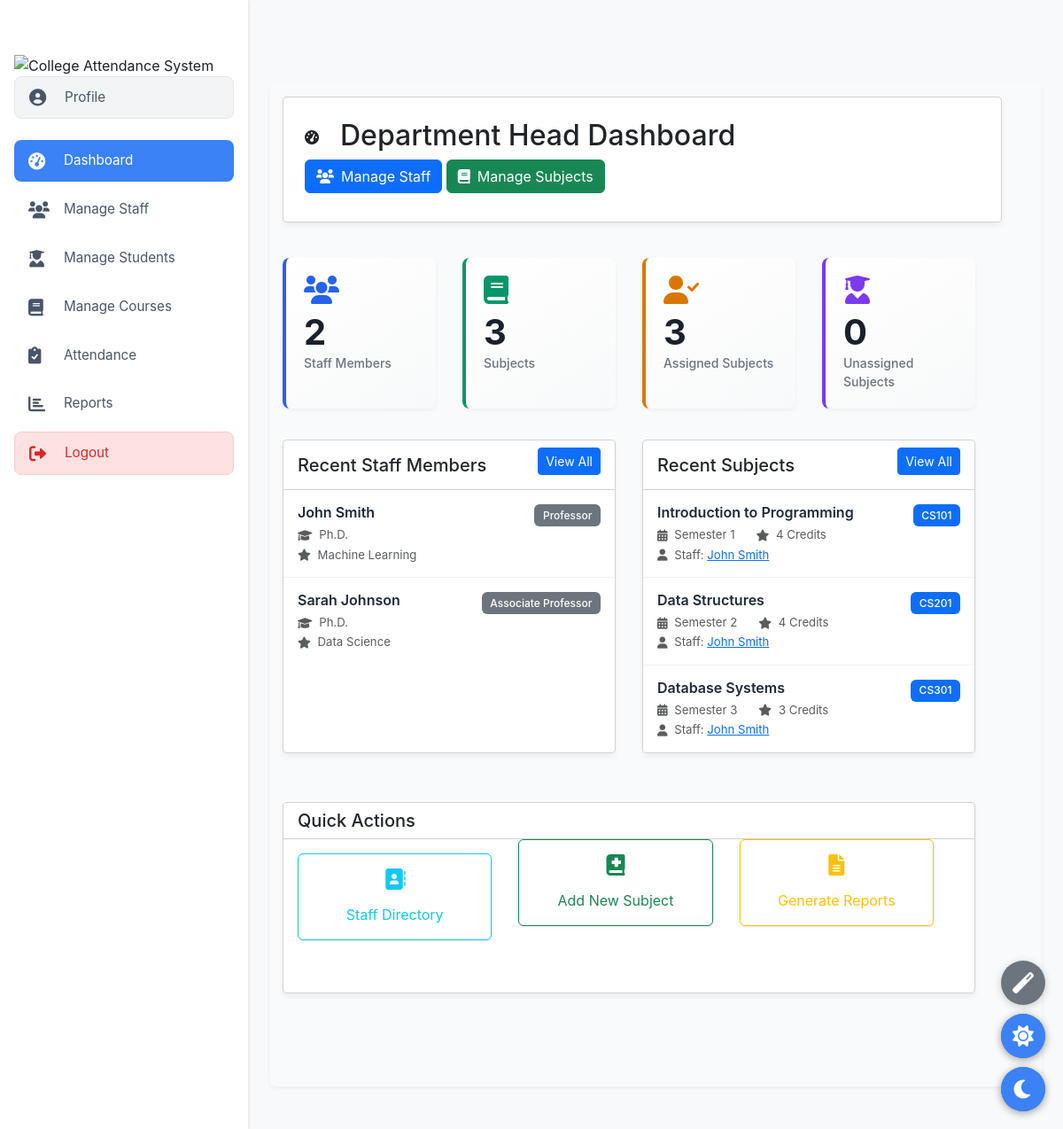
The page /hod/dashboard/ (signed in) on the database its author committed.
### accounts/models.py (models this page shows, shortened)
class CustomUser(AbstractUser):
    USER_TYPE_CHOICES = (
        ('student', 'Student'),
        ('staff', 'Staff'),
        ('hod', 'HOD'),
    )
    BLOOD_GROUP_CHOICES = (
        ('A+', 'A Positive'),
        ('A-', 'A Negative'),
        ('B+', 'B Positive'),
        ('B-', 'B Negative'),
        ('O+', 'O Positive'),
        ('O-', 'O Negative'),
        ('AB+', 'AB Positive'),
        ('AB-', 'AB Negative'),
    )
    QUALIFICATION_CHOICES = (
        ('phd', 'Ph.D.'),
        ('masters', "Master's Degree"),
        ('bachelors', "Bachelor's Degree"),
        ('other', 'Other'),
    )
    user_type = models.CharField(max_length=10, choices=USER_TYPE_CHOICES, default='student')
    department = models.ForeignKey(Department, on_delete=models.SET_NULL, null=True, blank=True)
    phone_number = models.CharField(max_length=15, blank=True, null=True)
    profile_picture = models.ImageField(upload_to='profile_pics/', null=True, blank=True)
    date_of_birth = models.DateField(null=True, blank=True)
    address = models.TextField(blank=True, null=True)
    blood_group = models.CharField(max_length=5, blank=True, null=True)
    emergency_contact = models.CharField(max_length=15, blank=True, null=True)
    student_id = models.CharField(max_length=20, blank=True, null=True)
    semester = models.IntegerField(null=True, blank=True)
    section = models.CharField(max_length=10, blank=True, null=True)
    roll_number = models.CharField(max_length=20, blank=True, null=True)
    batch_year = models.IntegerField(null=True, blank=True)
    parent_name = models.CharField(max_length=100, blank=True, null=True)
    parent_phone = models.CharField(max_length=15, blank=True, null=True)
    staff_id = models.CharField(max_length=20, blank=True, null=True)
    designation = models.CharField(max_length=100, blank=True, null=True)
    date_of_joining = models.DateField(null=True, blank=True)
    qualification = models.CharField(max_length=100, blank=True, null=True)
    specialization = models.CharField(max_length=100, blank=True, null=True)
    office_location = models.CharField(max_length=100, blank=True, null=True)
    is_department_head = models.BooleanField(default=False)
    department_managed = models.ForeignKey(Department, on_delete=models.SET_NULL, null=True, blank=True, related_name='department_head')
    bio = models.TextField(blank=True, null=True)
    skills = models.TextField(blank=True, null=True, help_text="Comma-separated list of skills")
    def get_full_name(self):
        return f"{self.first_name} {self.last_name}"

class Subject(models.Model):
    code = models.CharField(max_length=20, unique=True)
    name = models.CharField(max_length=200)
    department = models.ForeignKey(Department, on_delete=models.CASCADE)
    semester = models.IntegerField(validators=[MinValueValidator(1), MaxValueValidator(8)])
    credits = models.IntegerField(default=3)
    description = models.TextField(blank=True)
    staff = models.ForeignKey(CustomUser, on_delete=models.SET_NULL, null=True, limit_choices_to={'user_type': 'staff'})
    created_at = models.DateTimeField(auto_now_add=True)

### accounts/views_hod.py (the view)
# urls.py: path('hod/dashboard/', views_hod.hod_dashboard, name='hod_dashboard'),
@login_required
@user_passes_test(is_hod)
def hod_dashboard(request):
    department = request.user.department_managed
    staff_members = CustomUser.objects.filter(
        department=department,
        user_type='staff'
    )
    subjects = Subject.objects.filter(department=department)
    context = {
        'staff_count': staff_members.count(),
        'subject_count': subjects.count(),
        'assigned_subjects_count': subjects.exclude(staff=None).count(),
        'unassigned_subjects_count': subjects.filter(staff=None).count(),
        'staff_members': staff_members[:5],  # Show latest 5 staff members
        'subjects': subjects[:5],  # Show latest 5 subjects
    }
    return render(request, 'accounts/hod/dashboard.html', context)

### accounts/views_hod.py (called while the page is built)
def is_hod(user):
    return user.is_authenticated and user.user_type == 'hod' and user.is_department_head

### accounts/templates/accounts/hod/dashboard.html (shortened to what this page needs)
{% extends 'accounts/hod/hod_base.html' %}
{% load static %}
{% block header_icon %}<i class="fas fa-tachometer-alt"></i>{% endblock %}
{% block header_title %}Department Head Dashboard{% endblock %}
{% block header_actions %}
<a href="{% url 'hod_manage_staff' %}" class="btn btn-primary">
  <i class="fas fa-users me-2"></i> Manage Staff
</a>
<a href="{% url 'hod_manage_subjects' %}" class="btn btn-success">
  <i class="fas fa-book me-2"></i> Manage Subjects
</a>
{% endblock %}
{% block hod_content_inner %}
  <div class="row mb-4">
    <div class="col-md-3 col-sm-6 mb-3">
      <div class="stat-card blue">
        <div class="stat-icon">
          <i class="fas fa-users" style="color: #2563eb;"></i>
        </div>
        <div class="stat-value">{{ staff_count }}</div>
        <div class="stat-label">Staff Members</div>
      </div>
    </div>
    <div class="col-md-3 col-sm-6 mb-3">
      <div class="stat-card green">
        <div class="stat-icon">
          <i class="fas fa-book" style="color: #059669;"></i>
        </div>
        <div class="stat-value">{{ subject_count }}</div>
        <div class="stat-label">Subjects</div>
      </div>
    </div>
    <div class="col-md-3 col-sm-6 mb-3">
      <div class="stat-card" style="border-left-color: #d97706;">
        <div class="stat-icon">
          <i class="fas fa-user-check" style="color: #d97706;"></i>
        </div>
        <div class="stat-value">{{ assigned_subjects_count|default:"0" }}</div>
        <div class="stat-label">Assigned Subjects</div>
      </div>
    </div>
    <div class="col-md-3 col-sm-6 mb-3">
      <div class="stat-card" style="border-left-color: #7c3aed;">
        <div class="stat-icon">
          <i class="fas fa-user-graduate" style="color: #7c3aed;"></i>
        </div>
        <div class="stat-value">{{ unassigned_subjects_count|default:"0" }}</div>
        <div class="stat-label">Unassigned Subjects</div>
      </div>
    </div>
  </div>
  <div class="row">
    <div class="col-md-6 mb-4">
      <div class="card h-100">
        <div class="card-header bg-white d-flex justify-content-between align-items-center">
          <h5 class="card-title m-0">Recent Staff Members</h5>
          <a href="{% url 'hod_manage_staff' %}" class="btn btn-sm btn-primary">View All</a>
        </div>
        <div class="card-body p-0">
          {% if staff_members %}
            <div class="list-group list-group-flush">
              {% for staff in staff_members %}
                <div class="list-group-item">
                  <div class="d-flex w-100 justify-content-between">
                    <h6 class="mb-1">{{ staff.get_full_name }}</h6>
                    <span class="badge bg-secondary">{{ staff.designation }}</span>
                  </div>
                  <p class="mb-1 text-muted small">
                    <i class="fas fa-graduation-cap me-1"></i> {{ staff.qualification|default:"" }}
                  </p>
                  <p class="mb-0 text-muted small">
                    <i class="fas fa-star me-1"></i> {{ staff.specialization|default:"" }}
                  </p>
                </div>
              {% endfor %}
            </div>
          {% else %}
            <div class="text-center py-4">
              <i class="fas fa-user-slash text-muted mb-3" style="font-size: 2rem;"></i>
              <p class="text-muted">No staff members found.</p>
            </div>
          {% endif %}
        </div>
      </div>
    </div>
    <div class="col-md-6 mb-4">
      <div class="card h-100">
        <div class="card-header bg-white d-flex justify-content-between align-items-center">
          <h5 class="card-title m-0">Recent Subjects</h5>
          <a href="{% url 'hod_manage_subjects' %}" class="btn btn-sm btn-primary">View All</a>
        </div>
        <div class="card-body p-0">
          {% if subjects %}
            <div class="list-group list-group-flush">
              {% for subject in subjects %}
                <div class="list-group-item">
                  <div class="d-flex w-100 justify-content-between">
                    <h6 class="mb-1">{{ subject.name }}</h6>
                    <span class="badge bg-primary">{{ subject.code }}</span>
                  </div>
                  <div class="d-flex mb-1">
                    <span class="text-muted small me-3">
                      <i class="fas fa-calendar-alt me-1"></i> Semester {{ subject.semester }}
                    </span>
                    <span class="text-muted small">
                      <i class="fas fa-star me-1"></i> {{ subject.credits }} Credits
                    </span>
                  </div>
                  <div class="text-muted small">
                    <i class="fas fa-user me-1"></i> Staff:
                    {% if subject.staff %}
                      <a href="#" class="text-primary">{{ subject.staff.get_full_name }}</a>
                    {% else %}
                      <span class="text-danger">Not Assigned</span>
                    {% endif %}
                  </div>
                </div>
              {% endfor %}
            </div>
          {% else %}
            <div class="text-center py-4">
              <i class="fas fa-book-open text-muted mb-3" style="font-size: 2rem;"></i>
              <p class="text-muted">No subjects found.</p>
            </div>
          {% endif %}
        </div>
      </div>
    </div>
  </div>
  <div class="row">
    <div class="col-12">
      <div class="card">
        <div class="card-header bg-white">
          <h5 class="card-title m-0">Quick Actions</h5>
        </div>
        <div class="card-body">
          <div class="row g-3">
            <div class="col-md-4">
              <a href="{% url 'hod_staff_directory' %}" class="btn btn-outline-info d-flex align-items-center justify-content-center flex-column py-3 w-100">
                <i class="fas fa-address-book mb-2" style="font-size: 1.5rem;"></i>
                Staff Directory
              </a>
            </div>
            <div class="col-md-4">
              <a href="{% url 'hod_manage_subjects' %}" class="btn btn-outline-success d-flex align-items-center justify-content-center flex-column py-3 w-100">
                <i class="fas fa-book-medical mb-2" style="font-size: 1.5rem;"></i>
                Add New Subject
              </a>
            </div>
            <div class="col-md-4">
              <a href="#" class="btn btn-outline-warning d-flex align-items-center justify-content-center flex-column py-3 w-100">
                <i class="fas fa-file-alt mb-2" style="font-size: 1.5rem;"></i>
                Generate Reports
              </a>
            </div>
          </div>
        </div>
      </div>
    </div>
  </div>
{% endblock %}

### static/css/shared.css (style rules this page uses)
body { background-color: #f8f9fa; }

### static/css/custom.css (style rules this page uses)
body { margin: 0; padding-top: 60px !important; transition: background-color 0.3s ease, color 0.3s ease; overflow-x: hidden; }
html, body { width: 100% !important; max-width: 100% !important; overflow-x: hidden !important; }
.row { display: flex; flex-wrap: wrap; width: 100%; margin-left: -15px; margin-right: -15px; margin-bottom: 15px !important; }
.row > [class*="col-"] { padding-left: 15px; padding-right: 15px; margin-bottom: 20px !important; display: flex; flex-direction: column; }
.card { width: 100%; display: flex; flex-direction: column; overflow: hidden; margin-bottom: 20px !important; box-shadow: 0 4px 6px rgba(0,0,0,0.05) !important; border-radius: 5px !important; }
.card-body { flex: 1 1 auto; }
.d-flex { flex-wrap: wrap; gap: 8px; }
.dashboard-card, .list-card, .stat-card { overflow: hidden; width: 100%; }
.row > [class*="col-"] { margin-bottom: 15px; }
.d-flex { flex-wrap: wrap; }
img, svg, i { max-width: 100% !important; vertical-align: middle !important; }
.form-control, .form-select, .btn { margin-bottom: 0.5rem !important; }
.btn { white-space: nowrap !important; }
* + * { margin-top: 0 !important; }
.stat-card { background: linear-gradient(145deg, #ffffff, #f8f9fa); border-radius: 8px; padding: 1.25rem; box-shadow: 0 2px 4px rgba(0,0,0,0.05); transition: all 0.3s; border-left: 4px solid #6c757d; height: 100%; }
.stat-card.blue { border-left-color: #2563eb; }
.stat-card.green { border-left-color: #059669; }
.list-group-item { border: none; border-bottom: 1px solid rgba(0,0,0,0.05); padding: 1rem; }
.list-group-item:last-child { border-bottom: none; }
.list-group-item .badge { padding: 0.4rem 0.6rem; font-weight: 500; font-size: 0.75rem; }
.list-group-item h6 { font-weight: 600; margin-bottom: 0.25rem; color: #1f2937; }
.btn { white-space: nowrap; display: inline-flex; align-items: center; justify-content: center; }
.text-muted.small { font-size: 0.825rem; line-height: 1.4; }
i.fas, i.far, i.fab { display: inline-flex; }
.btn-outline-info, .btn-outline-success, .btn-outline-warning { background-color: white; box-shadow: 0 1px 3px rgba(0,0,0,0.1); transition: all 0.3s; }
body { padding-top: 60px !important; }

### templates/base.html (style rules this page uses)
* { margin: 0; padding: 0; box-sizing: border-box; }
body { font-family: -apple-system, BlinkMacSystemFont, "Segoe UI", Roboto, "Helvetica Neue", Arial, sans-serif; background-color: #f8f9fa; color: #1a202c; line-height: 1.5; min-height: 100vh; padding-top: 0; overflow-x: hidden; }
.card { margin-bottom: 20px; box-shadow: 0 2px 5px rgba(0,0,0,0.05); }

### accounts/templates/accounts/hod/hod_base.html (style rules this page uses)
.stat-card { background: linear-gradient(145deg, #ffffff, #f8f9fa); border-radius: 8px; padding: 1.25rem; box-shadow: 0 2px 4px rgba(0,0,0,0.05); transition: all 0.3s; border-left: 4px solid #6c757d; height: 100%; }
.stat-card.blue { border-left-color: #2563eb; }
.stat-card.green { border-left-color: #059669; }
.stat-icon { font-size: 2rem; margin-bottom: 0.75rem; display: flex; align-items: center; }
.stat-value { font-size: 2.5rem; font-weight: 700; margin-bottom: 0.25rem; line-height: 1; }
.stat-label { font-size: 0.875rem; color: #6b7280; font-weight: 500; }
.list-group-item { border: none; border-bottom: 1px solid rgba(0,0,0,0.05); padding: 1rem; }
.list-group-item:last-child { border-bottom: none; }
.btn-outline-info, .btn-outline-success, .btn-outline-warning { background-color: white; box-shadow: 0 1px 3px rgba(0,0,0,0.1); transition: all 0.3s; }

### rows shown on the page
CustomUser: get_full_name "John Smith", designation "Professor", qualification "Ph.D.", specialization "Machine Learning"
CustomUser: get_full_name "Sarah Johnson", designation "Associate Professor", qualification "Ph.D.", specialization "Data Science"
Subject: name "Introduction to Programming", code "CS101", semester "1", credits "4", staff.get_full_name "John Smith"
Subject: name "Data Structures", code "CS201", semester "2", credits "4", staff.get_full_name "John Smith"
Subject: name "Database Systems", code "CS301", semester "3", credits "3", staff.get_full_name "John Smith"

### other values the page prints
{{ staff_count }} "2"
{{ subject_count }} "3"
{{ assigned_subjects_count|default:"0" }} "3"
{{ unassigned_subjects_count|default:"0" }} "0"
